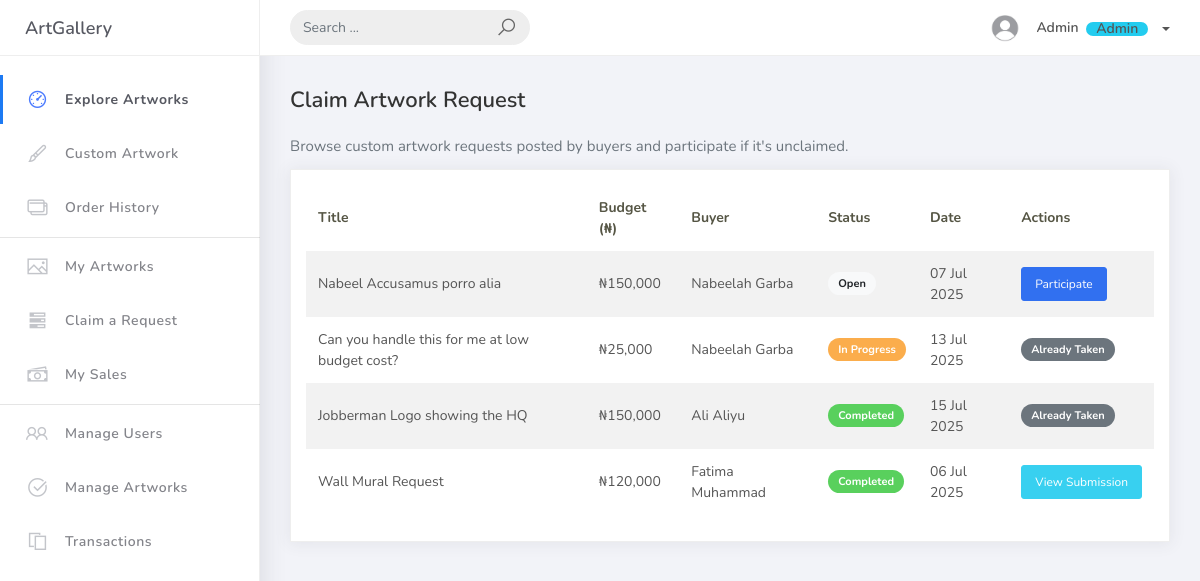
Page /browse_requests.php (signed in) on the committed database.
### tables this page shows
CREATE TABLE `users` (
  `userID` int NOT NULL,
  `name` varchar(100) NOT NULL,
  `email` varchar(200) NOT NULL,
  `phone` varchar(11) NOT NULL,
  `role` varchar(100) NOT NULL DEFAULT 'Buyer',
  `address` varchar(200) DEFAULT NULL,
  `biography` varchar(500) DEFAULT NULL,
  `profile_photo` varchar(200) DEFAULT NULL,
  `password` varchar(200) NOT NULL,
  `status` int NOT NULL DEFAULT '1',
  `created_at` timestamp(6) NOT NULL DEFAULT CURRENT_TIMESTAMP(6),
  `updated_at` timestamp(6) NOT NULL DEFAULT CURRENT_TIMESTAMP(6)
);

CREATE TABLE `custom_requests` (
  `requestID` int NOT NULL,
  `created_by` int NOT NULL,
  `artistID` int DEFAULT NULL,
  `request_title` varchar(200) NOT NULL,
  `specifications` varchar(500) NOT NULL,
  `offered_price` int NOT NULL,
  `sketch_sample` varchar(200) DEFAULT NULL,
  `uploaded_artwork` varchar(200) DEFAULT NULL,
  `status` int NOT NULL,
  `created_at` timestamp(6) NOT NULL DEFAULT CURRENT_TIMESTAMP(6),
  `updated_at` timestamp(6) NOT NULL DEFAULT CURRENT_TIMESTAMP(6)
);

### api/auth.php (called while the page is built, shortened)
<?php
require_once 'db.php';
$user_id = $_SESSION['user_id'];
$stmt = $pdo->prepare("SELECT * FROM users WHERE userID = ?");
$stmt->execute([$user_id]);
$user = $stmt->fetch(PDO::FETCH_ASSOC);
?>

### browse_requests.php (the view, shortened to what this page needs)
<?php
require './api/auth.php';
?>
<!DOCTYPE html>
<html>
<head>
    <link rel="stylesheet" href="./assets/css/bootstrap.min.css">
    <link rel="stylesheet" href="./assets/css/ready.css">
    <link rel="stylesheet" href="./assets/css/demo.css">
</head>
<body>
    <div class="wrapper">
        <?php include('components/header.php'); ?>
        <?php include('components/sidebar.php'); ?>
        <div class="main-panel">
            <div class="content">
                <div class="container-fluid">
                    <h4 class="page-title">Claim Artwork Request</h4>
                    <p class="text-muted">
                        Browse custom artwork requests posted by buyers and participate if it's unclaimed.
                    </p>
                    <div class="card">
                        <div class="card-body">
                        <?php
                            $stmt = $pdo->prepare("
                            SELECT r.*,
                                u.name AS buyer_name,
                                a.name AS artist_name
                            FROM custom_requests r
                            LEFT JOIN users u ON r.created_by = u.userID
                            LEFT JOIN users a ON r.artistID = a.userID
                            WHERE r.created_by != ? AND r.status != -1
                            ORDER BY r.status ASC, r.created_at DESC
                            ");
                            $stmt->execute([$user_id]);
                            $requests = $stmt->fetchAll(PDO::FETCH_ASSOC);
                            $rowsHtml = '';
                            foreach ($requests as $request) {
                            $rowsHtml .= '<tr>';
                            $rowsHtml .= '<td>' . htmlspecialchars($request['request_title']) . '</td>';
                            $rowsHtml .= '<td>₦' . number_format($request['offered_price']) . '</td>';
                            $rowsHtml .= '<td>' . htmlspecialchars($request['buyer_name'] ?? '-') . '</td>';
                            $statusText = match ((int)$request['status']) {
                                1 => '<span class="badge badge-warning">In Progress</span>',
                                2 => '<span class="badge badge-success">Completed</span>',
                                default => '<span class="badge badge-light">Open</span>',
                            };
                            $rowsHtml .= '<td>' . $statusText . '</td>';
                            $rowsHtml .= '<td>' . date('d M Y', strtotime($request['created_at'])) . '</td>';
                            if (is_null($request['artistID'])) {
                                $rowsHtml .= '<td><a href="preview_request.php?id=' . $request['requestID'] . '" class="btn btn-sm btn-primary">Participate</a></td>';
                            } elseif ($request['artistID'] == $user_id) {
                                $rowsHtml .= '<td><a href="preview_request.php?id=' . $request['requestID'] . '" class="btn btn-sm btn-info">View Submission</a></td>';
                            } else {
                                $rowsHtml .= '<td><span class="badge badge-secondary">Already Taken</span></td>';
                            }
                            $rowsHtml .= '</tr>';
                        }
                            include('components/table.php');
                        ?>
                        </div>
                    </div>
                </div>
            </div>
        </div>
    </div>
</body>
</html>

### components/header.php (shortened to what this page needs)
<?php require_once './api/auth.php'; ?>
<div class="main-header">
    <div class="logo-header">
        <a href="dashboard.php" class="logo">ArtGallery</a>
    </div>
    <nav class="navbar navbar-header navbar-expand-lg">
        <div class="container-fluid">
            <form class="navbar-left navbar-form nav-search mr-md-3" action="#">
                <div class="input-group">
                    <input type="text" placeholder="Search ..." class="form-control">
                    <div class="input-group-append">
                        <span class="input-group-text">
                            <i class="la la-search search-icon"></i>
                        </span>
                    </div>
                </div>
            </form>
            <ul class="navbar-nav topbar-nav ml-md-auto align-items-center">
                <li class="nav-item dropdown">
                    <a class="dropdown-toggle profile-pic" data-toggle="dropdown" href="#" aria-expanded="false">
                        <img src="<?= htmlspecialchars($user['profile_photo'] ?? './assets/img/profile.jpg') ?>"
                            alt="user-img" width="36" class="img-circle">
                        <span>
                            <?= htmlspecialchars($user['name']) ?>
                            <span class="badge badge-info ml-1">
                                <?= ucfirst($user['role']) ?>
                            </span>
                        </span>
                    </a>
                </li>
            </ul>
        </div>
    </nav>
</div>

### rows in the picture
users: name "Admin", role "Admin"
custom_requests: request_title "Nabeel Accusamus porro alia", offered_price "150,000", users.name "Nabeelah Garba", status "Open", created_at "07 Jul 2025"
custom_requests: request_title "Can you handle this for me at low budget cost?", offered_price "25,000", users.name "Nabeelah Garba", status "In Progress", created_at "13 Jul 2025", artistID "Already Taken"
custom_requests: request_title "Jobberman Logo showing the HQ", offered_price "150,000", users.name "Ali Aliyu", status "Completed", created_at "15 Jul 2025", artistID "Already Taken"
custom_requests: request_title "Wall Mural Request", offered_price "120,000", users.name "Fatima Muhammad", status "Completed", created_at "06 Jul 2025"

### other values in the picture
$header "Title"
$header "Budget (₦)"
$header "Buyer"
$header "Status"
$header "Date"
$header "Actions"
